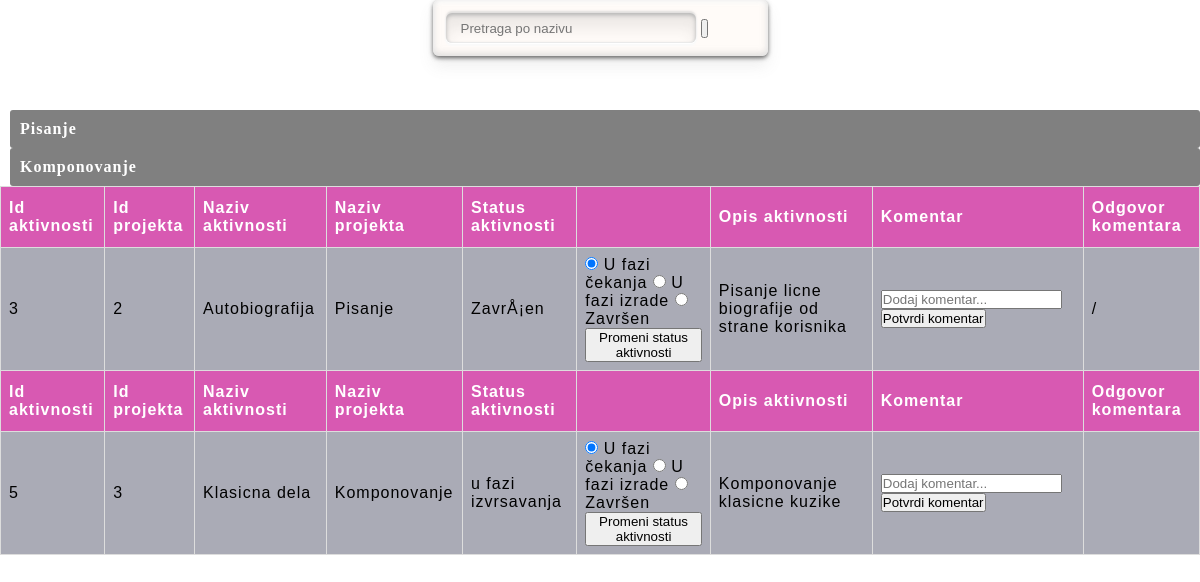
/zaposleni.php, run on the app's committed database.
### tables this page shows
CREATE TABLE IF NOT EXISTS `projekat` (
  `idProjekta` int(5) NOT NULL AUTO_INCREMENT,
  `nazivProjekta` text NOT NULL,
  `lokacija` text NOT NULL,
  `sprema` text NOT NULL,
  `opis` text NOT NULL,
  `pogodnosti` text NOT NULL,
  `rok` text NOT NULL,
  `status` varchar(50) NOT NULL,
  PRIMARY KEY (`idProjekta`)
);

CREATE TABLE IF NOT EXISTS `delegirano` (
  `idAktivnosti` int(50) NOT NULL,
  `idKorisnika` int(50) NOT NULL,
  PRIMARY KEY (`idAktivnosti`)
);

CREATE TABLE IF NOT EXISTS `aktivnosti` (
  `idAktivnosti` int(5) NOT NULL,
  `idProjekta` int(5) NOT NULL,
  `nazivAktivnosti` text NOT NULL,
  `opisAktivnosti` text NOT NULL,
  `statusAktivnosti` text NOT NULL,
  `komentar` text NOT NULL,
  `odgovorKomentara` text NOT NULL,
  PRIMARY KEY (`idAktivnosti`)
);

### zaposleni.php (the view, shortened to what this page needs)
<!DOCTYPE html>
<html>
    <head>
        <link rel="stylesheet" href="style.css"/>
        </head>
    <body>
    <div class="search-container">
                    <form class="searchbox" action="/zaposleni.php">
                      <input type="search" placeholder="Pretraga po nazivu" name = "pretraga">
                      <button id = "dugme" type="submit" value="search">&nbsp;</button>
                    </form>
                  </div>
      <br>
      <br>
     <br>
     <table id="tabela">
    <?php
         $conn = konekcija();
         if(isset($_GET["pretraga"])){
            $pretraga=$_GET["pretraga"];
            $sql="SELECT * FROM projekat JOIN aktivnosti ON projekat.idProjekta =aktivnosti.idProjekta JOIN delegirano ON aktivnosti.idAktivnosti = delegirano.idAktivnosti WHERE delegirano.idKorisnika ='6' AND projekat.nazivProjekta = '$pretraga'";
          }
          else{
           $sql="SELECT * FROM projekat JOIN aktivnosti ON projekat.idProjekta =aktivnosti.idProjekta JOIN delegirano ON aktivnosti.idAktivnosti = delegirano.idAktivnosti WHERE delegirano.idKorisnika ='6'";
          }
          $rezultat=$conn->query($sql);
          $niz = array();
          if($rezultat->num_rows > 0){
          while($red = $rezultat->fetch_assoc()){
           if (!in_array($red["nazivProjekta"], $niz)) {
           echo '
           <div class="board-list">
             <div class="list-title">'. $red["nazivProjekta"]. '</div>';
             array_push($niz, $red["nazivProjekta"]);
             $id = $red["idProjekta"];
             $sql="SELECT * FROM `aktivnosti` JOIN delegirano ON aktivnosti.idAktivnosti = delegirano.idAktivnosti WHERE aktivnosti.idProjekta = '$id' AND delegirano.idKorisnika =  '6'";
             $rezultat2=$conn->query($sql);
             if($rezultat2->num_rows > 0){
            echo '
                     <thead>
                         <tr>
                             <th >Id aktivnosti  </th>
                             <th >Id projekta </th>
                             <th >Naziv aktivnosti  </th>
                             <th >Naziv projekta  </th>
                             <th >Status aktivnosti  </th>
                             <th >   </th>
                             <th >Opis aktivnosti  </th>
                             <th >Komentar  </th>
                             <th >Odgovor komentara  </th>
                         </tr>
                     </thead>';
                     while($red2 = $rezultat2->fetch_assoc()){
                        echo "<tr>";
                        echo '<td>'. $red["idAktivnosti"].'</td>';
                        echo '<td>'. $red["idProjekta"]. '</td>';
                        echo '<td>'. $red["nazivAktivnosti"]. '</td>';
                        echo '<td>'. $red["nazivProjekta"]. '</td>';
                        echo '<td>'. $red["statusAktivnosti"].'</td>';
                        echo '<td><form  method="post" action="/zaposleni.php">
                        <input type="radio" name="Status" value="U fazi čekanja" checked> U fazi čekanja
                        <input type="radio" name="Status" value="U fazi izrade"> U fazi izrade
                        <input type="radio" name="Status" value="Završen"> Završen
                        <button name="promeniStatus"  value="'. $red["idAktivnosti"]. '">Promeni status aktivnosti</button></form></td>';
                        echo '<td>'. $red["opisAktivnosti"].'</td>';
                        echo '<td><form method="post" action="/zaposleni.php" >
					    <input type="text" id="Komentar" name="Komentar" placeholder="Dodaj komentar...">
                        <button name="komentarisi" value="'.$red["idAktivnosti"]. '">Potvrdi komentar</button></td></form>';
                        echo '<td>'. $red["odgovorKomentara"].'</td>';
                        echo '</tr>';
                    }
                }
            }
        }
    }
            ?>
        </table>
  </body>
</html>

### style.css (style rules this page uses)
* { margin: 0; padding: 0; box-sizing: border-box; }
body { background-image: url(flower.jpg); background-repeat: no-repeat; background-size: cover; height: 100vh; font-family: "Times new roman", serif; letter-spacing: 1px; }
.board-list { background-color: grey; border-radius: 3px; display: grid; grid-auto-rows: max-content; grid-gap: 10px; height: max-content; padding: 10px; margin-left: 10px; }
.list-title { font-weight: bold; color: white; }
#tabela { font-family: Arial, Helvetica, sans-serif; border-collapse: collapse; width: 100%; }
#tabela td, #tabela th { border: 1px solid #ddd; padding: 8px; }
#tabela tr:nth-child(odd) { background-color: #aaabb6; }
#tabela th { padding-top: 12px; padding-bottom: 12px; text-align: left; background-color: #d859b2; color: white; }
.searchbox { background-color:#fffbf8; padding:13px; width:335px; margin: auto; -webkit-box-sizing:border-box; -moz-box-sizing:border-box; box-sizing:border-box; border-radius:6px; -webkit-box-shadow: 0 2px 4px 0 rgba(72, 72, 72, 0.83), 0 10px 15px 0 rgba(126, 126, 126, 0.12), 0 -2px 6px 1px rgba(199, 199, 199, 0.55) inset, 0 2px 4px 2px rgba(255, 255, 255, 0.83) inset; -moz-box-shadow: 0 2px 4px 0 rgba(72, 72, 72, 0.83), 0 10px 15px 0 rgba(126, 126, 126, 0.12), 0 -2px 6px 1px rgba(199, 199, 199, 0.55) inset, 0 2px 4px 2px rgba(255, 255, 255, 0.83) inset; box-shadow: 0 2px 4px 0 rgba(72, 72, 72, 0.83), 0 10px 15px 0 rgba(126, 126, 126, 0.12), 0 -2px 6px 1px rgba(199, 199, 199, 0.55) inset, 0 2px 4px 2px rgba(255, 255, 255, 0.83) inset; }
input[type="search"] { width:250px; height:30px; padding-left:15px; border-radius:6px; border:none; color:#939393; font-weight:500; background-color:#fffbf8; -webkit-box-shadow: 0 -2px 2px 0 rgba(199, 199, 199, 0.55), 0 1px 1px 0 #fff, 0 2px 2px 1px #fafafa, 0 2px 4px 0 #b2b2b2 inset, 0 -1px 1px 0 #f2f2f2 inset, 0 15px 15px 0 rgba(41, 41, 41, 0.09) inset; -moz-box-shadow: 0 -2px 2px 0 rgba(199, 199, 199, 0.55), 0 1px 1px 0 #fff, 0 2px 2px 1px #fafafa, 0 2px 4px 0 #b2b2b2 inset, 0 -1px 1px 0 #f2f2f2 inset, 0 15px 15px 0 rgba(41, 41, 41, 0.09) inset; box-shadow: 0 -2px 2px 0 rgba(199, 199, 199, 0.55), 0 1px 1px 0 #fff, 0 2px 2px 1px #fafafa, 0 2px 4px 0 #b2b2b2 inset, 0 -1px 1px 0 #f2f2f2 inset, 0 15px 15px 0 rgba(41, 41, 41, 0.09) inset; }

### data on the page
projekat: nazivProjekta "Pisanje"
aktivnosti: idProjekta "2", nazivAktivnosti "Autobiografija", idProjekta.nazivProjekta "Pisanje", statusAktivnosti "ZavrÅ¡en", opisAktivnosti "Pisanje licne biografije od strane korisnika", odgovorKomentara "/"
delegirano: idAktivnosti "3"
projekat: nazivProjekta "Komponovanje"
aktivnosti: idProjekta "3", nazivAktivnosti "Klasicna dela", idProjekta.nazivProjekta "Komponovanje", statusAktivnosti "u fazi izvrsavanja", opisAktivnosti "Komponovanje klasicne kuzike"
delegirano: idAktivnosti "5"
